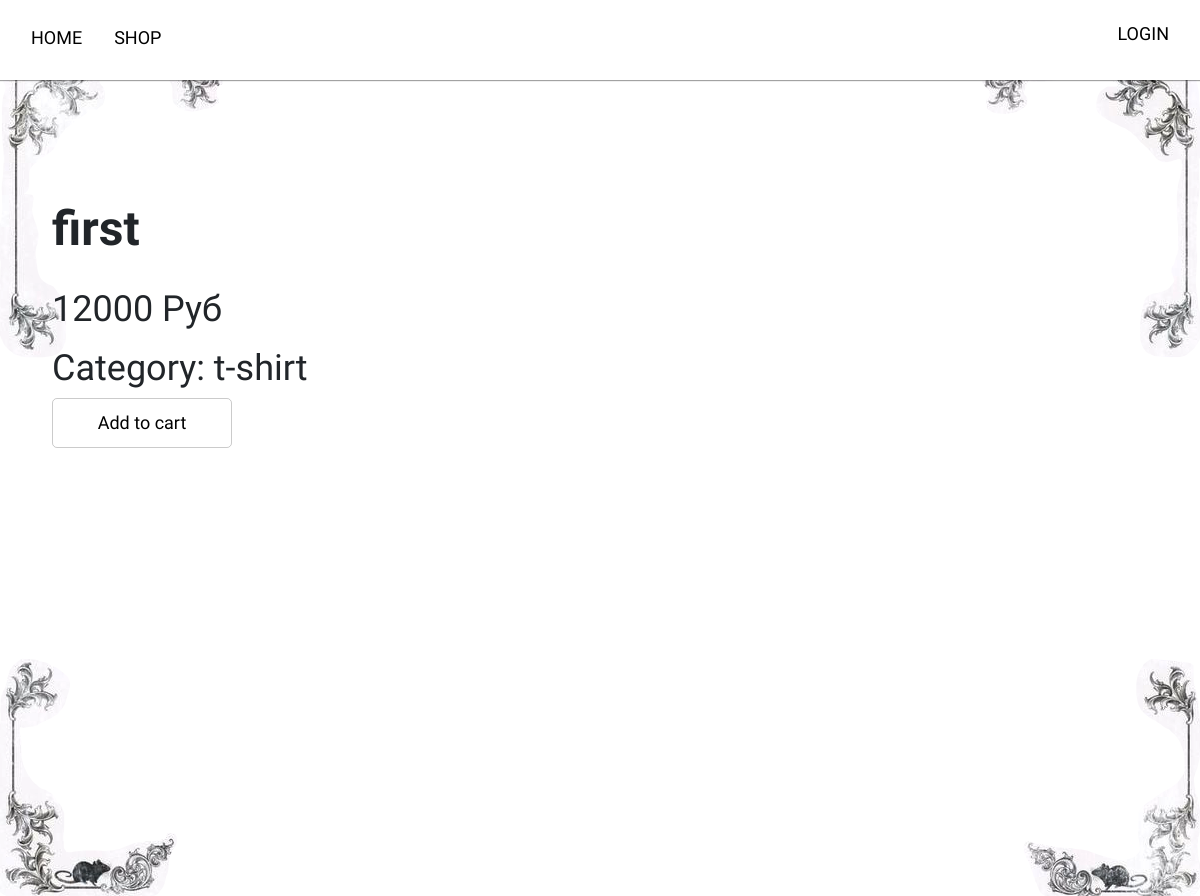
The page /product_card/first on the database its author committed.
### data/product.py (models this page shows)
class Product(SqlAlchemyBase,SerializerMixin):
    __tablename__ = 'products'
    id = sqlalchemy.Column(sqlalchemy.Integer,
                           primary_key=True, autoincrement=True)
    title = sqlalchemy.Column(sqlalchemy.String, nullable=True)
    price = sqlalchemy.Column(sqlalchemy.Integer, nullable=True)
    category = sqlalchemy.Column(sqlalchemy.String, nullable=True)
    description = sqlalchemy.Column(sqlalchemy.String, nullable=True)
    discount = sqlalchemy.Column(sqlalchemy.Integer, nullable=True)
    created_date = sqlalchemy.Column(sqlalchemy.DateTime,
                                     default=datetime.datetime.now)
    quantity = sqlalchemy.Column(sqlalchemy.Integer, nullable=True)
    is_popular = sqlalchemy.Column(sqlalchemy.Boolean, default=True)
    image = sqlalchemy.Column(sqlalchemy.BLOB, nullable=True)
    user_id = sqlalchemy.Column(sqlalchemy.Integer,
                                sqlalchemy.ForeignKey("users.id"))
    user = orm.relationship('User')
    categories = orm.relationship("Category",
                                  secondary="association",
                                  backref="work")

### server.py (the view)
@app.route('/product_card/<name>')
def product_card(name):
    db_sess = db_session.create_session()
    work = db_sess.query(Product)
    names = ""
    for titl in work:
        if titl.title == name:
            names = titl
    return render_template('detail.html', product=names)

### data/db_session.py (called while the page is built)
def create_session() -> Session:
    global __factory
    return __factory()

### templates/detail.html (shortened to what this page needs)
{% extends 'base.html' %}
{% block content %}
    <div class="detail-product d-flex">
        <div class="detail-description">
            <h2>{{ product.title }}</h2>
            <h3>{% if product.discount != 0 %}
                        <div class="cart-discount d-flex gap-2">
                            <p class="line">{{ product.price }} Руб</p>
                            <p>{{ product.price | price_discount(product.discount) }} руб</p>
                        </div>
                    {% else %}
                        <p class="cart-discount">{{ product.price }} Руб</p>
                    {% endif %}</h3>
            <h3>Category: {{ product.category }}</h3>
            <a href="#" class="cart-btn d-flex align-items-center justify-content-center">Add to cart</a>
        </div>
    </div>
{% endblock content %}

### static/css/base.css (style rules this page uses)
:root { --box-shadow: 0px 1px 1px rgba(0, 0, 0, 0.363); }
body { font-family: "Carrois Gothic", sans-serif; font-size: 18px; padding: 0; margin: 0; overflow-x: hidden; }
a { text-decoration: none; color: #000; }
h2 { font-size: 48px; font-weight: 600; }
h3 { font-size: 36px; }
.detail-product { margin-top: 80px; }
.detail-description { margin-left: 40px; margin-top: 40px; }
.detail-description p { margin-top: 30px; max-width: 700px; }
.cart-btn { width: 180px; height: 50px; border: 1px solid #000; border-radius: 5px; margin-top: 20px; }
.cart-btn { display: flex; align-items: center; justify-content: center; width: 180px; height: 50px; border: 1px solid #00000034; border-radius: 5px; margin: 0; transition: all 0.5s ease; }

### rows shown on the page
Product: title "first", price "12000", category "t-shirt"
